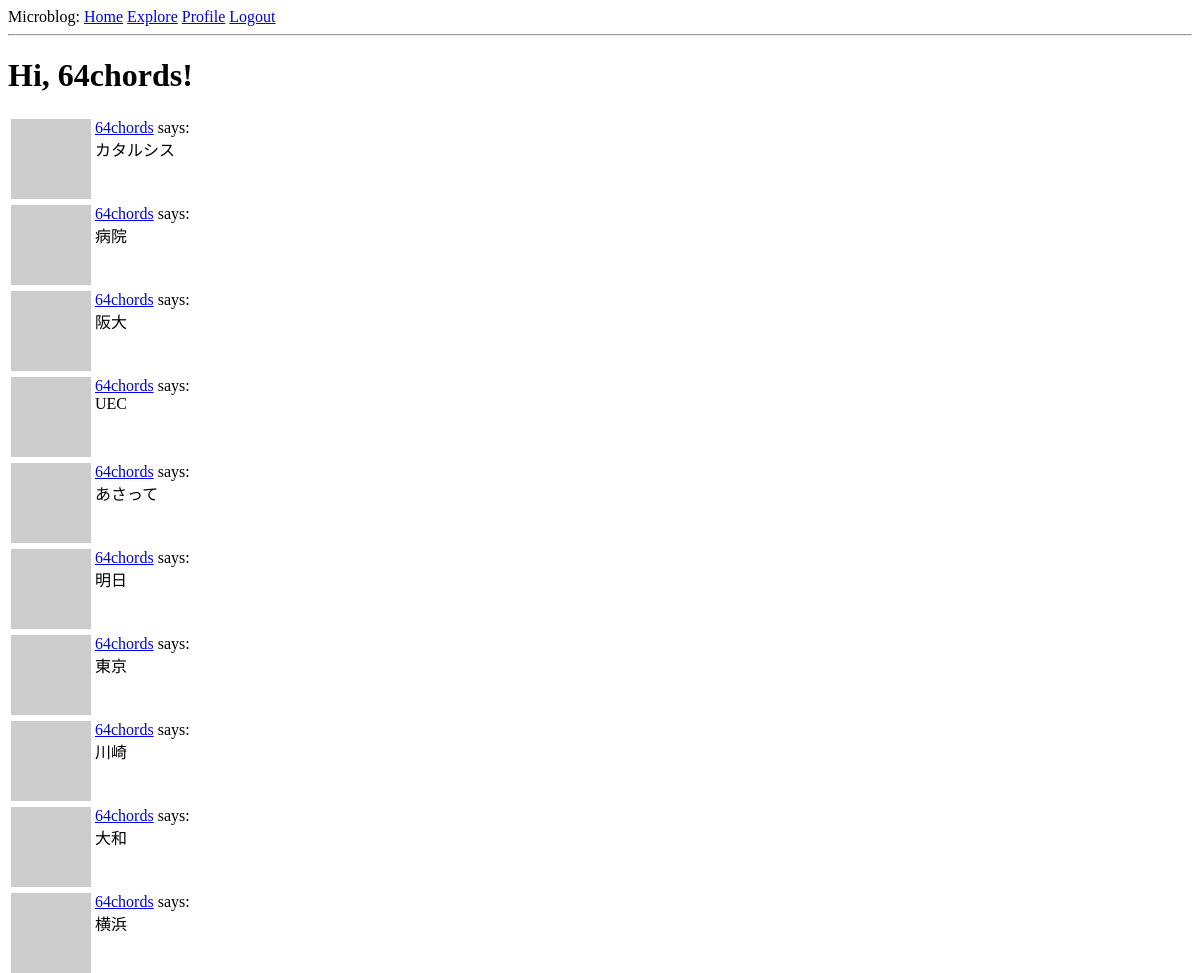
Page /explore (signed in, upper part) on the earlier database version.
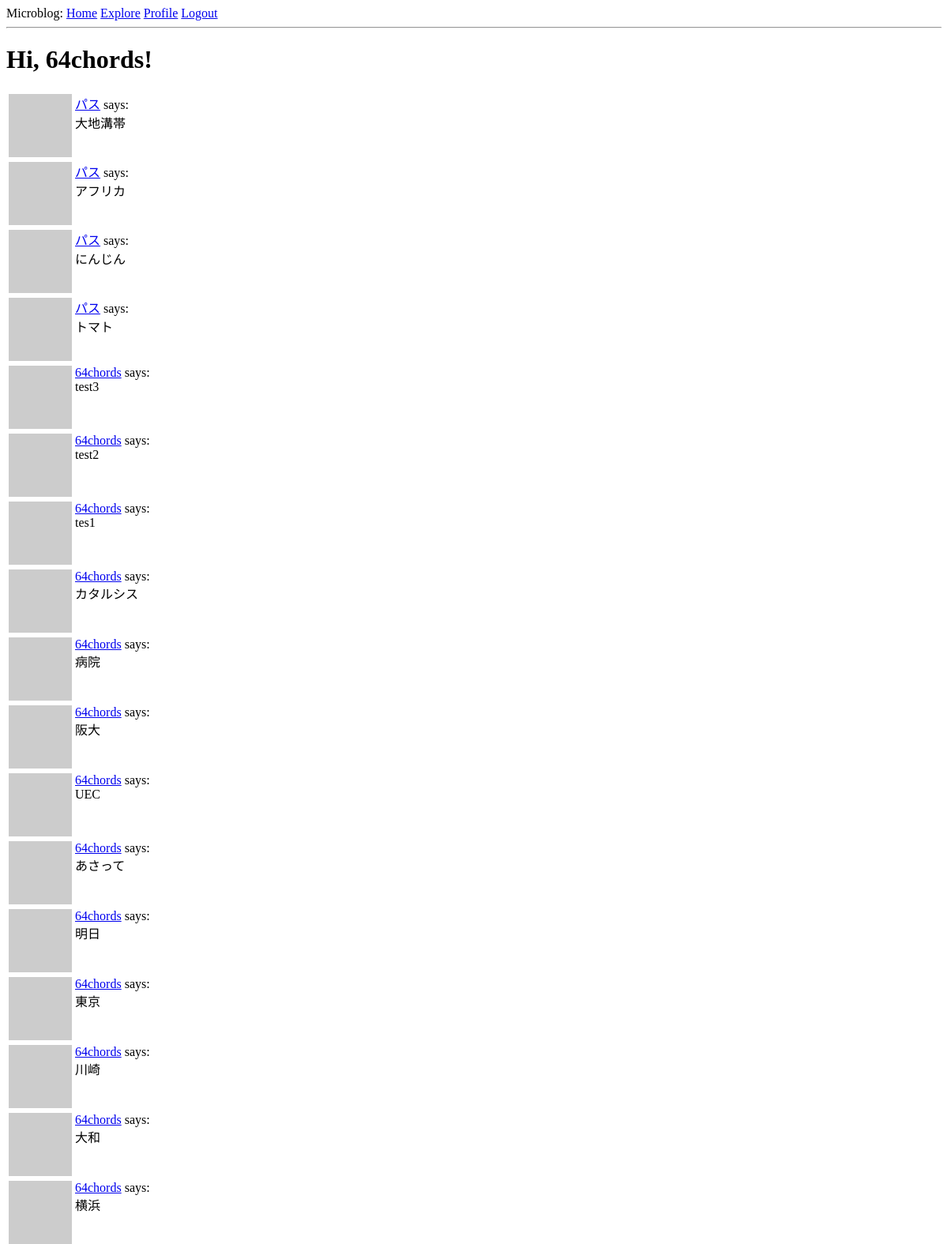
Same page on the later database version.
### app/models.py (models this page shows, shortened)
class User(UserMixin,db.Model):
    id = db.Column(db.Integer,primary_key=True)
    username = db.Column(db.String(64),index=True,unique=True)
    email = db.Column(db.String(120),index=True,unique=True)
    password_hash = db.Column(db.String(128))
    about_me = db.Column(db.String(140))
    last_seen = db.Column(db.DateTime,default=datetime.utcnow)
    """
    a db.relationship field is normally defined on the “one” side, and
    is used as a convenient way to get access to the “many”.
    """
    posts = db.relationship("Post",backref="author",lazy="dynamic")
    """
    フォロー・フォロワーの関係を追加
    "User": セルフ参照の関係なので自分自身
    secondary: 関係性を表す関係テーブル
    followers.c.**: cはColumnsを表すプロパティ
    詳細はp.134~135を参照のこと（８．３節）
    """
    followed = db.relationship(
        "User",secondary=followers,
        primaryjoin=(followers.c.follower_id == id),
        secondaryjoin=(followers.c.followed_id == id),
        backref=db.backref("followers",lazy="dynamic"),lazy="dynamic"
    )
    def avatar(self,size):
        digest = md5(self.email.lower().encode('utf-8')).hexdigest()
        return "https://www.gravatar.com/avatar/{}?d=identicon&s={}".\
            format(digest,size)

class Post(db.Model):
    id = db.Column(db.Integer,primary_key=True)
    body = db.Column(db.String(140))
    timestamp = db.Column(db.DateTime,index=True,default=datetime.utcnow)
    user_id = db.Column(db.Integer,db.ForeignKey('user.id'))

### app/routes.py (the view)
@app.route("/explore")
@login_required
def explore():
    page = request.args.get("page",1,type=int)
    posts = Post.query.order_by(Post.timestamp.desc()).paginate(
        page,app.config["POSTS_PER_PAGE"],False)
    next_url = url_for('index',page=posts.next_num)\
        if posts.has_next else None
    prev_url = url_for('index',page=posts.prev_num)\
        if posts.has_prev else None
    """
    index.htmlと大差ないため、レンダリングで使用する。
    postフォームは不要のため、引数には含めない。
    """
    return render_template("index.html",title="Explore",posts=posts.items,
        next_url=next_url,prev_url=prev_url)

### app/models.py (called while the page is built)
@login.user_loader
def load_user(id):
    return User.query.get(int(id))

### app/routes.py (called while the page is built)
@app.before_request
def before_request():
    if current_user.is_authenticated:
        current_user.last_seen = datetime.utcnow()
        db.session.commit()

### app/templates/index.html (shortened to what this page needs)
{% extends "base.html" %}
{% block content %}
  <h1>Hi, {{ current_user.username }}!</h1>
  {% for post in posts %}
    {% include '_post.html' %}
  {% endfor %}
{% endblock %}

### app/templates/base.html (shortened to what this page needs)
<html>
    <head>
    </head>
    <body>
        <div>Microblog:
          <a href="{{ url_for('index') }}">Home</a>
          <a href="{{ url_for('explore') }}">Explore</a>
          {% if current_user.is_anonymous %}
          <a href="{{ url_for('login') }}">Login</a>
          {% else %}
          <a href="{{ url_for('user',username=current_user.username) }}">Profile</a>
          <a href="{{ url_for('logout') }}">Logout</a>
          {% endif %}
        </div>
        <hr>
        {% block content %}{% endblock %}
    </body>
</html>

### app/templates/_post.html
<table>
  <tr valign="top">
    <td><img src="{{ post.author.avatar(36) }}" alt=""></td>
    <td><a href="{{ url_for('user',username=post.author.username) }}">{{ post.author.username }}</a> says:<br>{{ post.body }}</td>
  </tr>
</table>

Differences in the rows shown:
added Post: author.username "パス", body "大地溝帯"
added Post: author.username "パス", body "アフリカ"
added Post: author.username "パス", body "にんじん"
added Post: author.username "パス", body "トマト"
added Post: author.username "64chords", body "test3"
added Post: author.username "64chords", body "test2"
added Post: author.username "64chords", body "tes1"
